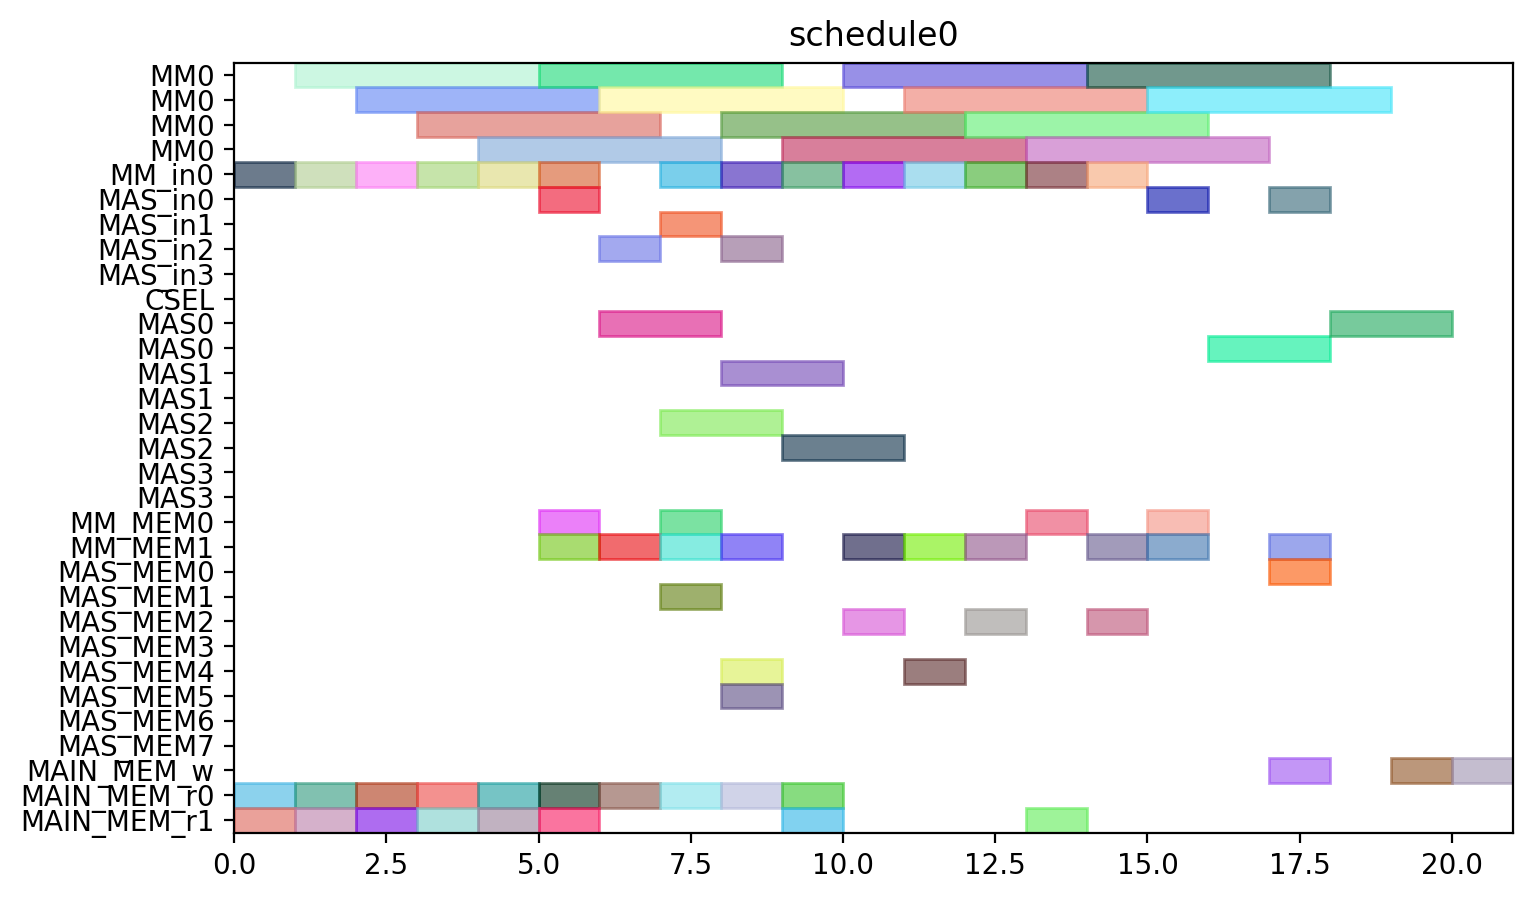

Recreate this plot in Python.
from pyschedule import Scenario, solvers, plotters, alt


def solve():
	horizon = 120
	S = Scenario("schedule0", horizon=horizon)

	# resource
	MM = S.Resources('MM', num=1, size=4)
	MM_in = S.Resources('MM_in', num=1)
	MAS_in = S.Resources('MAS_in', num=4)
	CSEL = S.Resource('CSEL')
	MAS = S.Resources('MAS', num=4, size=2, periods=range(1, horizon))
	MM_MEM = S.Resources('MM_MEM', num=2)
	MAS_MEM = S.Resources('MAS_MEM', num=8)
	MAIN_MEM_w = S.Resource('MAIN_MEM_w', size=1)
	MAIN_MEM_r = S.Resources('MAIN_MEM_r', num=2)

	# result of previous scheduling

	# new tasks
	r1 = S.Task('r1', length=4, delay_cost=1)
	r1 += alt(MM)
	r1_in = S.Task('r1_in', length=1, delay_cost=1)
	r1_in += alt(MM_in)
	S += r1_in*MM_in[0]<=r1*MM[0]
	r1_mem0 = S.Task('r1_mem0', length=1, delay_cost=1)
	r1_mem0 += MAIN_MEM_r[0]
	S += r1_mem0 <= r1

	r1_mem1 = S.Task('r1_mem1', length=1, delay_cost=1)
	r1_mem1 += MAIN_MEM_r[1]
	S += r1_mem1 <= r1

	r3 = S.Task('r3', length=4, delay_cost=1)
	r3 += alt(MM)
	r3_in = S.Task('r3_in', length=1, delay_cost=1)
	r3_in += alt(MM_in)
	S += r3_in*MM_in[0]<=r3*MM[0]
	r3_mem0 = S.Task('r3_mem0', length=1, delay_cost=1)
	r3_mem0 += MAIN_MEM_r[0]
	S += r3_mem0 <= r3

	r3_mem1 = S.Task('r3_mem1', length=1, delay_cost=1)
	r3_mem1 += MAIN_MEM_r[1]
	S += r3_mem1 <= r3

	r4 = S.Task('r4', length=4, delay_cost=1)
	r4 += alt(MM)
	r4_in = S.Task('r4_in', length=1, delay_cost=1)
	r4_in += alt(MM_in)
	S += r4_in*MM_in[0]<=r4*MM[0]
	r4_mem0 = S.Task('r4_mem0', length=1, delay_cost=1)
	r4_mem0 += MAIN_MEM_r[0]
	S += r4_mem0 <= r4

	r4_mem1 = S.Task('r4_mem1', length=1, delay_cost=1)
	r4_mem1 += MAIN_MEM_r[1]
	S += r4_mem1 <= r4

	r5 = S.Task('r5', length=4, delay_cost=1)
	r5 += alt(MM)
	r5_in = S.Task('r5_in', length=1, delay_cost=1)
	r5_in += alt(MM_in)
	S += r5_in*MM_in[0]<=r5*MM[0]
	r5_mem0 = S.Task('r5_mem0', length=1, delay_cost=1)
	r5_mem0 += MAIN_MEM_r[0]
	S += r5_mem0 <= r5

	r5_mem1 = S.Task('r5_mem1', length=1, delay_cost=1)
	r5_mem1 += MAIN_MEM_r[1]
	S += r5_mem1 <= r5

	r6 = S.Task('r6', length=4, delay_cost=1)
	r6 += alt(MM)
	r6_in = S.Task('r6_in', length=1, delay_cost=1)
	r6_in += alt(MM_in)
	S += r6_in*MM_in[0]<=r6*MM[0]
	r6_mem0 = S.Task('r6_mem0', length=1, delay_cost=1)
	r6_mem0 += MAIN_MEM_r[0]
	S += r6_mem0 <= r6

	r6_mem1 = S.Task('r6_mem1', length=1, delay_cost=1)
	r6_mem1 += MAIN_MEM_r[1]
	S += r6_mem1 <= r6

	r12 = S.Task('r12', length=4, delay_cost=1)
	r12 += alt(MM)
	r12_in = S.Task('r12_in', length=1, delay_cost=1)
	r12_in += alt(MM_in)
	S += r12_in*MM_in[0]<=r12*MM[0]
	r12_mem0 = S.Task('r12_mem0', length=1, delay_cost=1)
	r12_mem0 += MAIN_MEM_r[0]
	S += r12_mem0 <= r12

	r12_mem1 = S.Task('r12_mem1', length=1, delay_cost=1)
	r12_mem1 += MAIN_MEM_r[1]
	S += r12_mem1 <= r12

	r13 = S.Task('r13', length=4, delay_cost=1)
	r13 += alt(MM)
	r13_in = S.Task('r13_in', length=1, delay_cost=1)
	r13_in += alt(MM_in)
	S += r13_in*MM_in[0]<=r13*MM[0]
	r13_mem0 = S.Task('r13_mem0', length=1, delay_cost=1)
	r13_mem0 += MAIN_MEM_r[0]
	S += r13_mem0 <= r13

	r13_mem1 = S.Task('r13_mem1', length=1, delay_cost=1)
	r13_mem1 += MAIN_MEM_r[1]
	S += r13_mem1 <= r13

	r2 = S.Task('r2', length=2, delay_cost=1)
	r2 += alt(MAS)
	r2_in = S.Task('r2_in', length=1, delay_cost=1)
	r2_in += alt(MAS_in)
	S += r2_in*MAS_in[0]<=r2*MAS[0]

	S += r2_in*MAS_in[1]<=r2*MAS[1]

	S += r2_in*MAS_in[2]<=r2*MAS[2]

	S += r2_in*MAS_in[3]<=r2*MAS[3]

	r2_mem0 = S.Task('r2_mem0', length=1, delay_cost=1)
	r2_mem0 += alt(MM_MEM)
	S += (r1*MM[0])-1 < r2_mem0*MM_MEM[0]
	S += r2_mem0 <= r2

	r2_mem1 = S.Task('r2_mem1', length=1, delay_cost=1)
	r2_mem1 += alt(MM_MEM)
	S += (r1*MM[0])-1 < r2_mem1*MM_MEM[1]
	S += r2_mem1 <= r2

	r7 = S.Task('r7', length=2, delay_cost=1)
	r7 += alt(MAS)
	r7_in = S.Task('r7_in', length=1, delay_cost=1)
	r7_in += alt(MAS_in)
	S += r7_in*MAS_in[0]<=r7*MAS[0]

	S += r7_in*MAS_in[1]<=r7*MAS[1]

	S += r7_in*MAS_in[2]<=r7*MAS[2]

	S += r7_in*MAS_in[3]<=r7*MAS[3]

	r7_mem0 = S.Task('r7_mem0', length=1, delay_cost=1)
	r7_mem0 += alt(MM_MEM)
	S += (r5*MM[0])-1 < r7_mem0*MM_MEM[0]
	S += r7_mem0 <= r7

	r7_mem1 = S.Task('r7_mem1', length=1, delay_cost=1)
	r7_mem1 += alt(MM_MEM)
	S += (r6*MM[0])-1 < r7_mem1*MM_MEM[1]
	S += r7_mem1 <= r7

	r8 = S.Task('r8', length=2, delay_cost=1)
	r8 += alt(MAS)
	r8_in = S.Task('r8_in', length=1, delay_cost=1)
	r8_in += alt(MAS_in)
	S += r8_in*MAS_in[0]<=r8*MAS[0]

	S += r8_in*MAS_in[1]<=r8*MAS[1]

	S += r8_in*MAS_in[2]<=r8*MAS[2]

	S += r8_in*MAS_in[3]<=r8*MAS[3]

	r8_mem0 = S.Task('r8_mem0', length=1, delay_cost=1)
	r8_mem0 += MAIN_MEM_r[0]
	S += r8_mem0 <= r8

	r8_mem1 = S.Task('r8_mem1', length=1, delay_cost=1)
	r8_mem1 += alt(MM_MEM)
	S += (r4*MM[0])-1 < r8_mem1*MM_MEM[1]
	S += r8_mem1 <= r8

	r10 = S.Task('r10', length=2, delay_cost=1)
	r10 += alt(MAS)
	r10_in = S.Task('r10_in', length=1, delay_cost=1)
	r10_in += alt(MAS_in)
	S += r10_in*MAS_in[0]<=r10*MAS[0]

	S += r10_in*MAS_in[1]<=r10*MAS[1]

	S += r10_in*MAS_in[2]<=r10*MAS[2]

	S += r10_in*MAS_in[3]<=r10*MAS[3]

	r10_mem0 = S.Task('r10_mem0', length=1, delay_cost=1)
	r10_mem0 += MAIN_MEM_r[0]
	S += r10_mem0 <= r10

	r10_mem1 = S.Task('r10_mem1', length=1, delay_cost=1)
	r10_mem1 += alt(MM_MEM)
	S += (r4*MM[0])-1 < r10_mem1*MM_MEM[1]
	S += r10_mem1 <= r10

	r9 = S.Task('r9', length=4, delay_cost=1)
	r9 += alt(MM)
	r9_in = S.Task('r9_in', length=1, delay_cost=1)
	r9_in += alt(MM_in)
	S += r9_in*MM_in[0]<=r9*MM[0]
	r9_mem0 = S.Task('r9_mem0', length=1, delay_cost=1)
	r9_mem0 += MAIN_MEM_r[0]
	S += r9_mem0 <= r9

	r9_mem1 = S.Task('r9_mem1', length=1, delay_cost=1)
	r9_mem1 += alt(MAS_MEM)
	S += (r7*MAS[0])-1 < r9_mem1*MAS_MEM[1]
	S += (r7*MAS[1])-1 < r9_mem1*MAS_MEM[3]
	S += (r7*MAS[2])-1 < r9_mem1*MAS_MEM[5]
	S += (r7*MAS[3])-1 < r9_mem1*MAS_MEM[7]
	S += r9_mem1 <= r9

	r11 = S.Task('r11', length=4, delay_cost=1)
	r11 += alt(MM)
	r11_in = S.Task('r11_in', length=1, delay_cost=1)
	r11_in += alt(MM_in)
	S += r11_in*MM_in[0]<=r11*MM[0]
	r11_mem0 = S.Task('r11_mem0', length=1, delay_cost=1)
	r11_mem0 += alt(MAS_MEM)
	S += (r10*MAS[0])-1 < r11_mem0*MAS_MEM[0]
	S += (r10*MAS[1])-1 < r11_mem0*MAS_MEM[2]
	S += (r10*MAS[2])-1 < r11_mem0*MAS_MEM[4]
	S += (r10*MAS[3])-1 < r11_mem0*MAS_MEM[6]
	S += r11_mem0 <= r11

	r11_mem1 = S.Task('r11_mem1', length=1, delay_cost=1)
	r11_mem1 += alt(MAS_MEM)
	S += (r10*MAS[0])-1 < r11_mem1*MAS_MEM[1]
	S += (r10*MAS[1])-1 < r11_mem1*MAS_MEM[3]
	S += (r10*MAS[2])-1 < r11_mem1*MAS_MEM[5]
	S += (r10*MAS[3])-1 < r11_mem1*MAS_MEM[7]
	S += r11_mem1 <= r11

	PX_new = S.Task('PX_new', length=4, delay_cost=1)
	PX_new += alt(MM)
	PX_new_in = S.Task('PX_new_in', length=1, delay_cost=1)
	PX_new_in += alt(MM_in)
	S += PX_new_in*MM_in[0]<=PX_new*MM[0]
	S += 0<PX_new

	PX_new_w = S.Task('PX_new_w', length=1, delay_cost=1)
	PX_new_w += alt(MAIN_MEM_w)
	S += PX_new <= PX_new_w

	PX_new_mem0 = S.Task('PX_new_mem0', length=1, delay_cost=1)
	PX_new_mem0 += alt(MAS_MEM)
	S += (r2*MAS[0])-1 < PX_new_mem0*MAS_MEM[0]
	S += (r2*MAS[1])-1 < PX_new_mem0*MAS_MEM[2]
	S += (r2*MAS[2])-1 < PX_new_mem0*MAS_MEM[4]
	S += (r2*MAS[3])-1 < PX_new_mem0*MAS_MEM[6]
	S += PX_new_mem0 <= PX_new

	PX_new_mem1 = S.Task('PX_new_mem1', length=1, delay_cost=1)
	PX_new_mem1 += alt(MM_MEM)
	S += (r12*MM[0])-1 < PX_new_mem1*MM_MEM[1]
	S += PX_new_mem1 <= PX_new

	r14 = S.Task('r14', length=4, delay_cost=1)
	r14 += alt(MM)
	r14_in = S.Task('r14_in', length=1, delay_cost=1)
	r14_in += alt(MM_in)
	S += r14_in*MM_in[0]<=r14*MM[0]
	r14_mem0 = S.Task('r14_mem0', length=1, delay_cost=1)
	r14_mem0 += alt(MAS_MEM)
	S += (r2*MAS[0])-1 < r14_mem0*MAS_MEM[0]
	S += (r2*MAS[1])-1 < r14_mem0*MAS_MEM[2]
	S += (r2*MAS[2])-1 < r14_mem0*MAS_MEM[4]
	S += (r2*MAS[3])-1 < r14_mem0*MAS_MEM[6]
	S += r14_mem0 <= r14

	r14_mem1 = S.Task('r14_mem1', length=1, delay_cost=1)
	r14_mem1 += alt(MM_MEM)
	S += (r3*MM[0])-1 < r14_mem1*MM_MEM[1]
	S += r14_mem1 <= r14

	Z1_new = S.Task('Z1_new', length=4, delay_cost=1)
	Z1_new += alt(MM)
	Z1_new_in = S.Task('Z1_new_in', length=1, delay_cost=1)
	Z1_new_in += alt(MM_in)
	S += Z1_new_in*MM_in[0]<=Z1_new*MM[0]
	S += 0<Z1_new

	Z1_new_w = S.Task('Z1_new_w', length=1, delay_cost=1)
	Z1_new_w += alt(MAIN_MEM_w)
	S += Z1_new <= Z1_new_w

	Z1_new_mem0 = S.Task('Z1_new_mem0', length=1, delay_cost=1)
	Z1_new_mem0 += alt(MAS_MEM)
	S += (r2*MAS[0])-1 < Z1_new_mem0*MAS_MEM[0]
	S += (r2*MAS[1])-1 < Z1_new_mem0*MAS_MEM[2]
	S += (r2*MAS[2])-1 < Z1_new_mem0*MAS_MEM[4]
	S += (r2*MAS[3])-1 < Z1_new_mem0*MAS_MEM[6]
	S += Z1_new_mem0 <= Z1_new

	Z1_new_mem1 = S.Task('Z1_new_mem1', length=1, delay_cost=1)
	Z1_new_mem1 += alt(MM_MEM)
	S += (r13*MM[0])-1 < Z1_new_mem1*MM_MEM[1]
	S += Z1_new_mem1 <= Z1_new

	r15 = S.Task('r15', length=4, delay_cost=1)
	r15 += alt(MM)
	r15_in = S.Task('r15_in', length=1, delay_cost=1)
	r15_in += alt(MM_in)
	S += r15_in*MM_in[0]<=r15*MM[0]
	r15_mem0 = S.Task('r15_mem0', length=1, delay_cost=1)
	r15_mem0 += alt(MAS_MEM)
	S += (r8*MAS[0])-1 < r15_mem0*MAS_MEM[0]
	S += (r8*MAS[1])-1 < r15_mem0*MAS_MEM[2]
	S += (r8*MAS[2])-1 < r15_mem0*MAS_MEM[4]
	S += (r8*MAS[3])-1 < r15_mem0*MAS_MEM[6]
	S += r15_mem0 <= r15

	r15_mem1 = S.Task('r15_mem1', length=1, delay_cost=1)
	r15_mem1 += alt(MM_MEM)
	S += (r9*MM[0])-1 < r15_mem1*MM_MEM[1]
	S += r15_mem1 <= r15

	r16 = S.Task('r16', length=4, delay_cost=1)
	r16 += alt(MM)
	r16_in = S.Task('r16_in', length=1, delay_cost=1)
	r16_in += alt(MM_in)
	S += r16_in*MM_in[0]<=r16*MM[0]
	r16_mem0 = S.Task('r16_mem0', length=1, delay_cost=1)
	r16_mem0 += alt(MM_MEM)
	S += (r11*MM[0])-1 < r16_mem0*MM_MEM[0]
	S += r16_mem0 <= r16

	r16_mem1 = S.Task('r16_mem1', length=1, delay_cost=1)
	r16_mem1 += MAIN_MEM_r[1]
	S += r16_mem1 <= r16

	r17 = S.Task('r17', length=2, delay_cost=1)
	r17 += alt(MAS)
	r17_in = S.Task('r17_in', length=1, delay_cost=1)
	r17_in += alt(MAS_in)
	S += r17_in*MAS_in[0]<=r17*MAS[0]

	S += r17_in*MAS_in[1]<=r17*MAS[1]

	S += r17_in*MAS_in[2]<=r17*MAS[2]

	S += r17_in*MAS_in[3]<=r17*MAS[3]

	r17_mem0 = S.Task('r17_mem0', length=1, delay_cost=1)
	r17_mem0 += alt(MM_MEM)
	S += (r14*MM[0])-1 < r17_mem0*MM_MEM[0]
	S += r17_mem0 <= r17

	r17_mem1 = S.Task('r17_mem1', length=1, delay_cost=1)
	r17_mem1 += alt(MM_MEM)
	S += (r15*MM[0])-1 < r17_mem1*MM_MEM[1]
	S += r17_mem1 <= r17

	PY_new = S.Task('PY_new', length=2, delay_cost=1)
	PY_new += alt(MAS)
	PY_new_in = S.Task('PY_new_in', length=1, delay_cost=1)
	PY_new_in += alt(MAS_in)
	S += PY_new_in*MAS_in[0]<=PY_new*MAS[0]

	S += PY_new_in*MAS_in[1]<=PY_new*MAS[1]

	S += PY_new_in*MAS_in[2]<=PY_new*MAS[2]

	S += PY_new_in*MAS_in[3]<=PY_new*MAS[3]

	S += 0<PY_new

	PY_new_w = S.Task('PY_new_w', length=1, delay_cost=1)
	PY_new_w += alt(MAIN_MEM_w)
	S += PY_new <= PY_new_w

	PY_new_mem0 = S.Task('PY_new_mem0', length=1, delay_cost=1)
	PY_new_mem0 += alt(MAS_MEM)
	S += (r17*MAS[0])-1 < PY_new_mem0*MAS_MEM[0]
	S += (r17*MAS[1])-1 < PY_new_mem0*MAS_MEM[2]
	S += (r17*MAS[2])-1 < PY_new_mem0*MAS_MEM[4]
	S += (r17*MAS[3])-1 < PY_new_mem0*MAS_MEM[6]
	S += PY_new_mem0 <= PY_new

	PY_new_mem1 = S.Task('PY_new_mem1', length=1, delay_cost=1)
	PY_new_mem1 += alt(MM_MEM)
	S += (r16*MM[0])-1 < PY_new_mem1*MM_MEM[1]
	S += PY_new_mem1 <= PY_new

	solvers.mip.solve(S,msg=1,kind='CPLEX',ratio_gap=1.01)

	solution = [['hoge']*len(S.solution()[1]) for i in range(len(S.solution()))]
	for i in range(len(S.solution())):
		for j in range(len(S.solution()[i])):
			solution[i][j]=str(S.solution()[i][j])
	print(solution)

	cycles = int(solution[-1][3])

	pic_file_name = "/home/mfukuda/ABE/multiRAM_multiMAS_16mux/scheduling_result/stage4MM1_stage2MAS4/EP_YRECOVER/schedule0.png"
	if(S.solution() != []):
		plotters.matplotlib.plot(S,img_filename=pic_file_name, show_task_labels=False, fig_size=(cycles*0.25+3, 5))

	return solution
